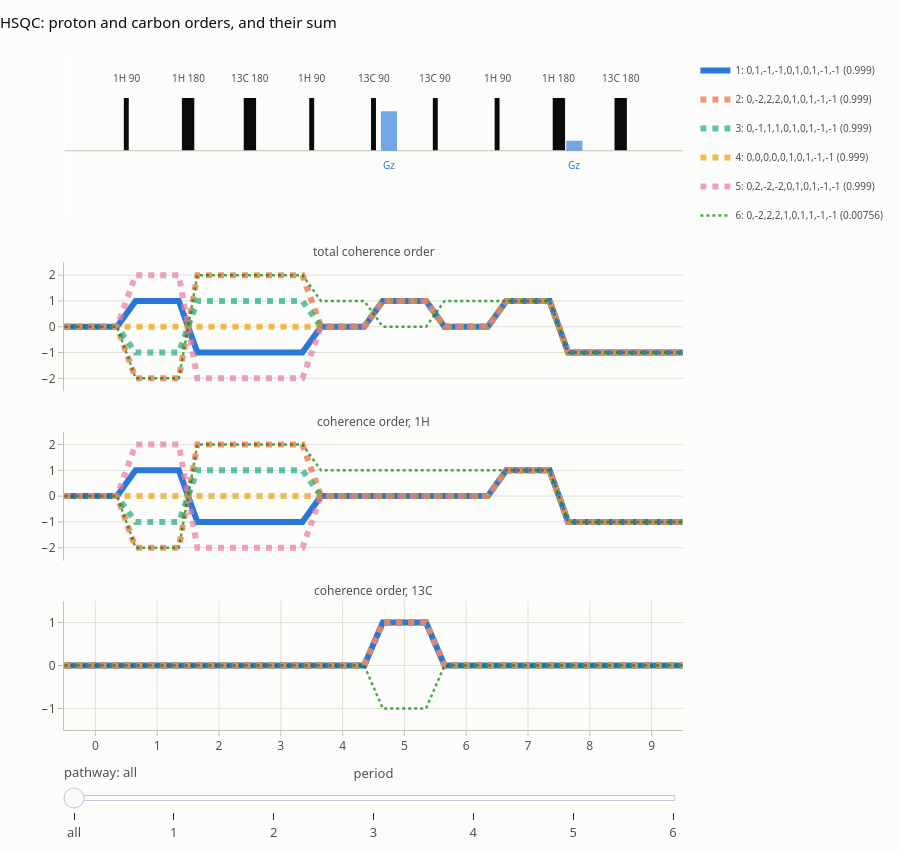

Source (notebook cell):
### Code cell
plot_pathways(hsqc_result, top=6, title="HSQC: proton and carbon orders, and their sum")
